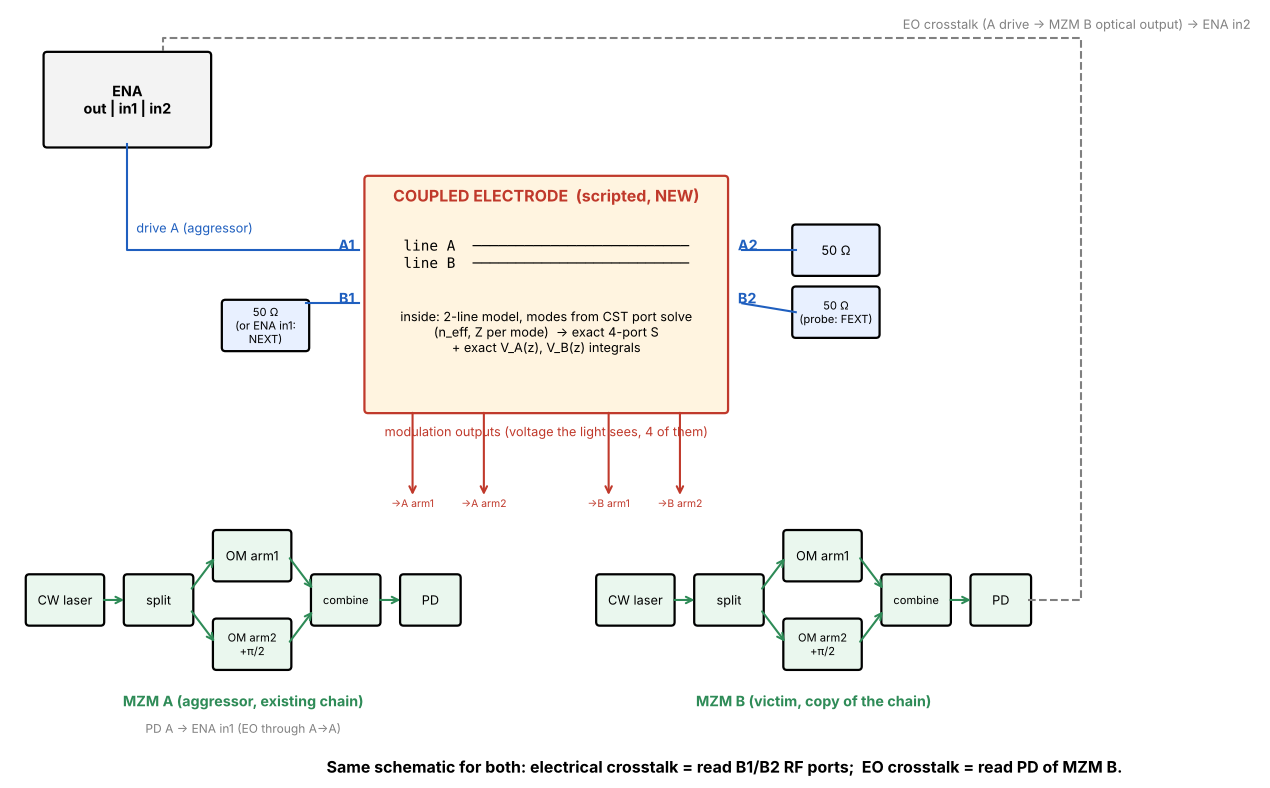

Python code for this plot:
import matplotlib; matplotlib.use("Agg")
import matplotlib.pyplot as plt
from matplotlib.patches import FancyBboxPatch
fig,ax=plt.subplots(figsize=(14,8.5)); ax.set_xlim(0,140); ax.set_ylim(0,85); ax.axis("off")
def box(x,y,w,h,t,fc="#eef4ff",ec="k",fs=9,bold=False):
    ax.add_patch(FancyBboxPatch((x,y),w,h,boxstyle="round,pad=0.4",fc=fc,ec=ec,lw=1.4))
    ax.text(x+w/2,y+h/2,t,ha="center",va="center",fontsize=fs,weight="bold" if bold else None)
def wire(pts,c="k",ls="-",lw=1.3):
    xs,ys=zip(*pts); ax.plot(xs,ys,c=c,ls=ls,lw=lw)
def arrow(a,b,c="k",ls="-"):
    ax.annotate("",xy=b,xytext=a,arrowprops=dict(arrowstyle="->",color=c,ls=ls,lw=1.3))
RF="#1f5fbf"; OPT="#2e8b57"; MOD="#c0392b"
# ENA
box(4,70,18,10,"ENA\nout | in1 | in2",fc="#f3f3f3",bold=True)
# coupled electrode block
box(40,40,40,26,"",fc="#fff4e0",ec=MOD)
ax.text(60,63.5,"COUPLED ELECTRODE  (scripted, NEW)",ha="center",fontsize=10,weight="bold",color=MOD)
ax.text(60,56,"line A  ─────────────────────────\nline B  ─────────────────────────",ha="center",fontsize=9,family="monospace")
ax.text(60,46.5,"inside: 2-line model, modes from CST port solve\n(n_eff, Z per mode)  → exact 4-port S\n+ exact V_A(z), V_B(z) integrals",ha="center",fontsize=8)
# RF ports
for y,l in [(58,"A1"),(52,"B1")]: ax.text(38.5,y,l,ha="right",fontsize=9,color=RF,weight="bold")
for y,l in [(58,"A2"),(52,"B2")]: ax.text(81.5,y,l,ha="left",fontsize=9,color=RF,weight="bold")
wire([(13,70),(13,58),(39,58)],RF); ax.text(14,60,"drive A (aggressor)",fontsize=8,color=RF)
box(24,47,9,5,"50 Ω\n(or ENA in1:\nNEXT)",fc="#e8f0ff",fs=7); wire([(33,52),(39,52)],RF)
box(88,55.5,9,5,"50 Ω",fc="#e8f0ff",fs=8); wire([(82,58),(88,58)],RF)
box(88,48.5,9,5,"50 Ω\n(probe: FEXT)",fc="#e8f0ff",fs=7); wire([(82,52),(88,51)],RF)
# modulation outputs
ax.text(60,37,"modulation outputs (voltage the light sees, 4 of them)",ha="center",fontsize=8,color=MOD)
for x,l in [(45,"mod A arm1"),(53,"mod A arm2"),(67,"mod B arm1"),(75,"mod B arm2")]:
    arrow((x,40),(x,30),MOD); pass
# MZM A and B
def mzm(x0,y0,name):
    box(x0,y0,8,5,"CW laser",fc="#eaf7ee",fs=8)
    box(x0+11,y0,7,5,"split",fc="#eaf7ee",fs=8)
    box(x0+21,y0+5,8,5,"OM arm1",fc="#eaf7ee",fs=8)
    box(x0+21,y0-5,8,5,"OM arm2\n+π/2",fc="#eaf7ee",fs=7)
    box(x0+32,y0,7,5,"combine",fc="#eaf7ee",fs=7)
    box(x0+42,y0,6,5,"PD",fc="#eaf7ee",fs=8)
    for a,b in [((x0+8,y0+2.5),(x0+11,y0+2.5)),((x0+18,y0+3.5),(x0+21,y0+7.5)),((x0+18,y0+1.5),(x0+21,y0-2.5)),
                ((x0+29,y0+7.5),(x0+32,y0+3.5)),((x0+29,y0-2.5),(x0+32,y0+1.5)),((x0+39,y0+2.5),(x0+42,y0+2.5))]:
        arrow(a,b,OPT)
    ax.text(x0+24,y0-9.5,name,ha="center",fontsize=9,weight="bold",color=OPT)
mzm(2,16,"MZM A (aggressor, existing chain)")
mzm(66,16,"MZM B (victim, copy of the chain)")
for x,t in [(45,"→A arm1"),(53,"→A arm2"),(67,"→B arm1"),(75,"→B arm2")]:
    ax.text(x,29,t,ha="center",fontsize=6.5,color=MOD,rotation=0, bbox=dict(fc="white",ec="none",pad=0.5))
# PD to ENA
wire([(50,18.5),(36,18.5)],"gray","--") if False else None; ax.text(26,3.5,"PD A → ENA in1 (EO through A→A)",fontsize=7.5,color="gray",ha="center")
wire([(114,18.5),(120,18.5),(120,82),(17,82),(17,80.5)],"gray","--"); ax.text(100,83,"EO crosstalk (A drive → MZM B optical output) → ENA in2",fontsize=8,color="gray")
ax.text(80,-1,"Same schematic for both: electrical crosstalk = read B1/B2 RF ports;  EO crosstalk = read PD of MZM B.",ha="center",fontsize=10,weight="bold")
fig.savefig("/home/user/claude/docs/cst/xtalk/interconnect_xtalk_scheme.png",dpi=115,bbox_inches="tight")
